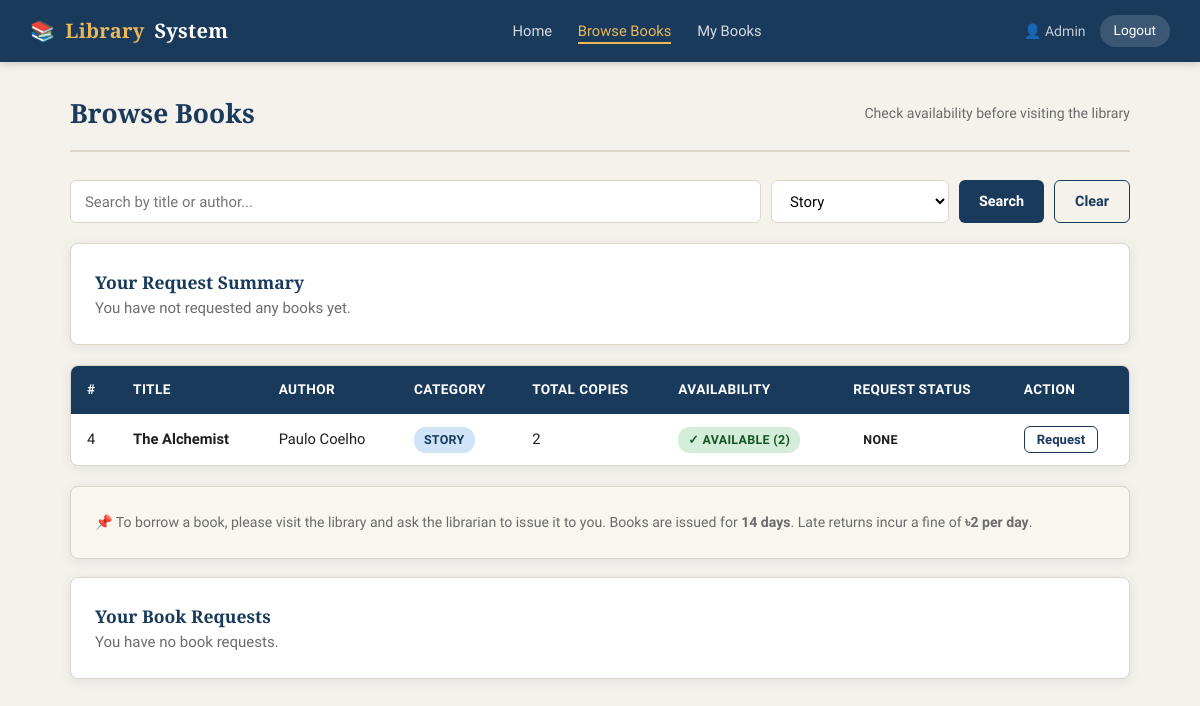
The app's page /user/books.php?category=Story (signed in) with its own data.
### tables this page shows
CREATE TABLE IF NOT EXISTS books (
    id INT AUTO_INCREMENT PRIMARY KEY,
    title VARCHAR(200) NOT NULL,
    author VARCHAR(150) NOT NULL,
    category VARCHAR(100),
    total_copies INT DEFAULT 1,
    available_copies INT DEFAULT 1,
    added_at TIMESTAMP DEFAULT CURRENT_TIMESTAMP
);

### user/books.php (the view, shortened to what this page needs)
<?php
require_once '../includes/db.php';
$search   = isset($_GET['search']) ? mysqli_real_escape_string($conn, trim($_GET['search'])) : '';
$category = isset($_GET['category']) ? mysqli_real_escape_string($conn, trim($_GET['category'])) : '';
$where_parts = [];
if ($category) $where_parts[] = "category = '$category'";
$where = $where_parts ? "WHERE " . implode(" AND ", $where_parts) : '';
$books = mysqli_query($conn, "SELECT * FROM books $where ORDER BY title ASC");
$categories = mysqli_query($conn, "SELECT DISTINCT category FROM books WHERE category != '' ORDER BY category");
$user_reqs_data = [];
$user_request_map = [];
?>
<!DOCTYPE html>
<html lang="en">
<head>
    <link rel="stylesheet" href="../assets/css/style.css">
</head>
<body>
<?php include '../includes/navbar.php'; ?>
<div class="container">
    <div class="page-header">
        <h2>Browse Books</h2>
        <span style="color:var(--text-muted);font-size:0.88rem;">Check availability before visiting the library</span>
    </div>
    <form method="GET" style="display:flex;gap:10px;margin-bottom:20px;flex-wrap:wrap;">
        <input type="text" name="search" placeholder="Search by title or author..."
               value="<?= htmlspecialchars($search) ?>"
               style="flex:1;min-width:200px;padding:9px 14px;border:1.5px solid var(--border);border-radius:6px;font-family:inherit;font-size:0.93rem;outline:none;">
        <select name="category" style="padding:9px 14px;border:1.5px solid var(--border);border-radius:6px;font-family:inherit;font-size:0.93rem;outline:none;background:#fff;">
            <?php while ($cat = mysqli_fetch_assoc($categories)): ?>
                <option <?= $category === $cat['category'] ? 'selected' : '' ?>>
                    <?= htmlspecialchars($cat['category']) ?>
                </option>
            <?php endwhile; ?>
        </select>
        <button type="submit" class="btn btn-primary">Search</button>
        <?php if ($search || $category): ?><a href="books.php" class="btn btn-outline">Clear</a><?php endif; ?>
    </form>
    <div class="card" style="margin-bottom:20px;">
        <h3>Your Request Summary</h3>
        <?php if (count($user_reqs_data) === 0): ?>
            <p style="color:var(--text-muted);margin:0">You have not requested any books yet.</p>
        <?php endif; ?>
    </div>
    <div class="table-wrap">
        <table>
            <thead>
                <tr>
                    <th>#</th>
                    <th>Title</th>
                    <th>Author</th>
                    <th>Category</th>
                    <th>Total Copies</th>
                    <th>Availability</th>
                    <th>Request Status</th>
                    <th>Action</th>
                </tr>
            </thead>
            <tbody>
                <?php if (mysqli_num_rows($books) === 0): ?>
                <tr><td colspan="8"><div class="empty-state"><p>No books found matching your search.</p></div></td></tr>
                <?php else: while ($b = mysqli_fetch_assoc($books)):
                    $user_request = isset($user_request_map[$b['id']]) ? $user_request_map[$b['id']] : null;
                ?>
                <tr>
                    <td><?= $b['id'] ?></td>
                    <td><strong><?= htmlspecialchars($b['title']) ?></strong></td>
                    <td><?= htmlspecialchars($b['author']) ?></td>
                    <td><span class="badge badge-primary"><?= htmlspecialchars($b['category'] ?: 'N/A') ?></span></td>
                    <td><?= $b['total_copies'] ?></td>
                    <td>
                        <?php if ($b['available_copies'] > 0): ?>
                            <span class="badge badge-success">✓ Available (<?= $b['available_copies'] ?>)</span>
                        <?php else: ?>
                            <span class="badge badge-danger">✗ Not Available</span>
                        <?php endif; ?>
                    </td>
                    <td>
                        <?php if ($user_request): ?>
                            <?php if ($user_request['status'] === 'pending'): ?>
                                <span class="badge badge-primary">Pending</span>
                            <?php elseif ($user_request['status'] === 'approved'): ?>
                                <span class="badge badge-success">Approved<?= $user_request['issue_id'] ? ' (Issue #' . $user_request['issue_id'] . ')' : '' ?></span>
                            <?php else: ?>
                                <span class="badge badge-danger">Rejected</span>
                            <?php endif; ?>
                        <?php else: ?>
                            <span class="badge badge-secondary">None</span>
                        <?php endif; ?>
                    </td>
                    <td>
                        <?php if (!$user_request || $user_request['status'] === 'rejected'): ?>
                            <form method="POST" style="display:inline">
                                <button type="submit" class="btn btn-sm btn-outline">Request</button>
                            </form>
                        <?php elseif ($user_request['status'] === 'pending'): ?>
                            <button type="button" class="btn btn-sm btn-secondary" disabled>Pending</button>
                        <?php else: ?>
                            <button type="button" class="btn btn-sm btn-success" disabled>Approved</button>
                        <?php endif; ?>
                    </td>
                </tr>
                <?php endwhile; endif; ?>
            </tbody>
        </table>
    </div>
    <div class="card" style="margin-top:20px;background:#f9f6f0;">
        <p style="font-size:0.88rem;color:var(--text-muted);">
            📌 To borrow a book, please visit the library and ask the librarian to issue it to you.
            Books are issued for <strong>14 days</strong>. Late returns incur a fine of <strong>৳2 per day</strong>.
        </p>
    </div>
    <div class="card" style="margin-top:18px;">
        <h3>Your Book Requests</h3>
        <?php if (count($user_reqs_data) === 0): ?>
            <p style="color:var(--text-muted)">You have no book requests.</p>
        <?php endif; ?>
    </div>
</div>
</body>
</html>

### assets/css/style.css (style rules this page uses)
:root { --primary: #1a3a5c; --primary-light: #2a5080; --accent: #c8973a; --accent-light: #e8b85a; --bg: #f5f2ec; --bg-white: #ffffff; --text: #1e1e1e; --text-muted: #6b6b6b; --border: #ddd5c8; --success: #2d6a4f; --danger: #c0392b; --warning: #d4860a; --shadow: 0 2px 12px rgba(26,58,92,0.10); --shadow-lg: 0 6px 30px rgba(26,58,92,0.14); --radius: 8px; }
* { margin: 0; padding: 0; box-sizing: border-box; }
body { font-family: 'Source Sans 3', sans-serif; background: var(--bg); color: var(--text); min-height: 100vh; font-size: 15px; line-height: 1.6; }
h1, h2, h3 { font-family: 'Playfair Display', serif; color: var(--primary); }
a { color: var(--primary); text-decoration: none; }
.container { max-width: 1100px; margin: 0 auto; padding: 30px 20px; }
.page-header { margin-bottom: 28px; padding-bottom: 16px; border-bottom: 2px solid var(--border); display: flex; align-items: center; justify-content: space-between; flex-wrap: wrap; gap: 12px; }
.page-header h2 { font-size: 1.65rem; }
.card { background: var(--bg-white); border-radius: var(--radius); box-shadow: var(--shadow); padding: 24px; border: 1px solid var(--border); }
.table-wrap { overflow-x: auto; border-radius: var(--radius); border: 1px solid var(--border); background: var(--bg-white); box-shadow: var(--shadow); }
table { width: 100%; border-collapse: collapse; }
thead { background: var(--primary); color: #fff; }
thead th { padding: 13px 16px; text-align: left; font-family: 'Source Sans 3', sans-serif; font-weight: 600; font-size: 0.85rem; letter-spacing: 0.4px; text-transform: uppercase; }
tbody tr { border-bottom: 1px solid var(--border); transition: background 0.15s; }
tbody tr:last-child { border-bottom: none; }
tbody td { padding: 12px 16px; font-size: 0.92rem; color: var(--text); vertical-align: middle; }
.btn { display: inline-block; padding: 9px 20px; border-radius: 6px; font-family: 'Source Sans 3', sans-serif; font-size: 0.9rem; font-weight: 600; cursor: pointer; border: none; transition: all 0.18s; text-align: center; text-decoration: none; }
.btn-primary { background: var(--primary); color: #fff; }
.btn-sm { padding: 5px 12px; font-size: 0.82rem; }
.btn-outline { background: transparent; border: 1.5px solid var(--primary); color: var(--primary); }
.badge { display: inline-block; padding: 3px 10px; border-radius: 12px; font-size: 0.78rem; font-weight: 600; text-transform: uppercase; letter-spacing: 0.3px; }
.badge-success { background: #d4edda; color: #155724; }
.badge-primary { background: #d0e4f7; color: var(--primary); }

### records on screen
books: id "4", title "The Alchemist", author "Paulo Coelho", category "STORY", total_copies "2", available_copies "2"

### other values on screen
$_SESSION['user_name'] "Admin"
form field category "Story"
